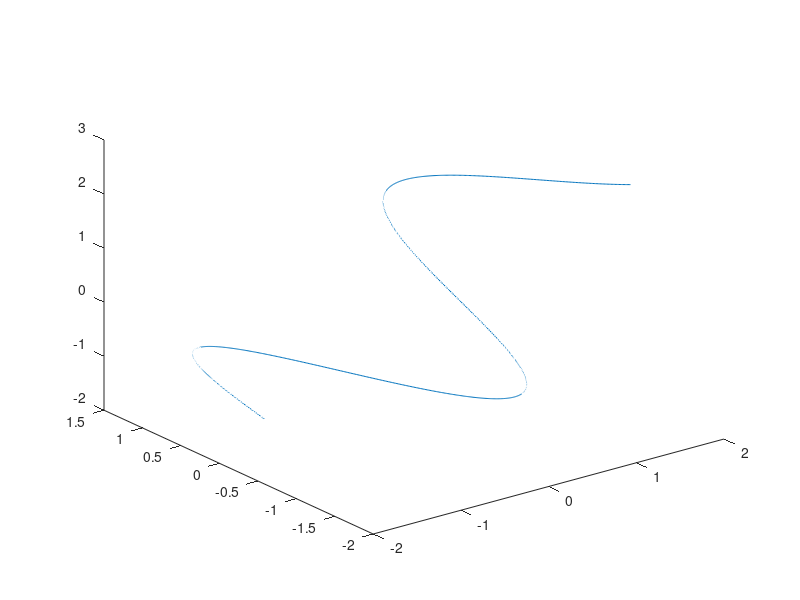

MATLAB code for this plot: (Note: this script raises an error after producing the figure.)
X=  0:0.01:10;
y1 = sin(X)*0.5;
y2  = X.^2;

Y = [y1', y2'];

X = normalize(X);
Y = normalize(Y);

plot3(X,Y(:,1),Y(:,2));

for o = 1:10
[model,fmodel]=k_model(Y,X',o,3,1,1);
y_est = fmodel(X');
err(o) = mean(sum((y_est-Y).^2,2))
end

hold on;
plot3(X,y_est(:,1),y_est(:,2));


O = 10;
K = 20;

for_err = zeros(O,K);
ik_err = for_err;

for o = 1:O
    for k = 1:K
        
        [model,fmodel]=k_model(Y,X',o,k,0,1);
        
        y_est = fmodel(X');
        x_est = model(Y');
        
        for_err(o,k) = mean(sqrt(sum((y_est-Y).^2,2)));
        ik_err(o,k) = mean(sqrt(sum((x_est-X').^2,2)));
    end
end

